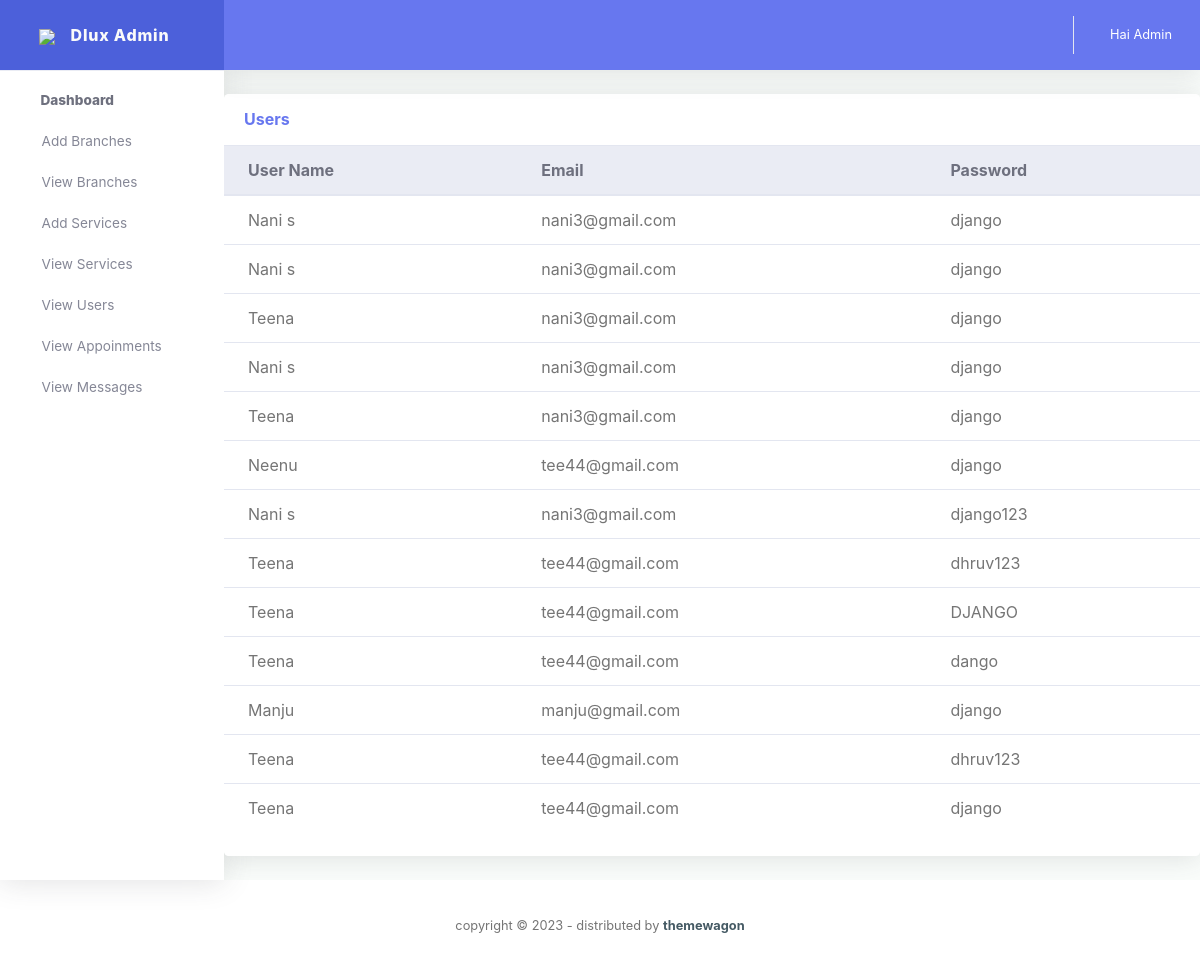
/users/, run on the app's committed database.
### Userapp/models.py (models this page shows)
class Register(models.Model):
    name=models.CharField(max_length=10)
    email=models.EmailField()
    password=models.CharField(max_length=20)

### Adminapp/views.py (the view)
# urls.py: path('users/',views.users,name='users'),
def users(request):
    data=Register.objects.all()
    return render(request,'user.html',{'data':data})

### Adminapp/templates/user.html
{% extends 'adminindex.html' %}
{% block content %}
<div class="row">
    <div class="col-lg-12 mb-4">
      <div class="card">
        <div class="card-header py-3 d-flex flex-row align-items-center justify-content-between">
          <h6 class="m-0 font-weight-bold text-primary">Users</h6>
        </div>
        <div class="table-responsive">
          <table class="table align-items-center table-flush">
            <thead class="thead-light">
              <tr>
                <th>User Name</th>
                <th>Email</th>
                <th>Password</th>
              </tr>
            </thead>
            <tbody>
              {% for i in data %}
              <tr>
                <td>{{i.name}} </td>
                <td>{{i.email}}</td>
                <td>{{i.password}}</td>
    </tr>
    {% endfor %}
            </tbody>
          </table>
        </div>
        <div class="card-footer"></div>
      </div>
    </div>
  </div>
{% endblock %}

### Adminapp/templates/adminindex.html (shortened to what this page needs)
<!DOCTYPE html>
{% load static %}
<html lang="en">
<head>
  <link href="{% static 'vendor/fontawesome-free/css/all.min.css' %}" rel="stylesheet" type="text/css">
  <link href="{% static 'vendor/bootstrap/css/bootstrap.min.css' %}" rel="stylesheet" type="text/css">
  <link href="{% static 'css/ruang-admin.min.css' %}" rel="stylesheet">
</head>
<body id="page-top">
  <div id="wrapper">
    <ul class="navbar-nav sidebar sidebar-light accordion" id="accordionSidebar">
      <a class="sidebar-brand d-flex align-items-center justify-content-center" href="#">
        <div class="sidebar-brand-icon">
          <img src="{% static 'img/dd.png' %}">
        </div>
        <div class="sidebar-brand-text mx-3">Dlux Admin</div>
      </a>
      <hr class="sidebar-divider my-0">
      <li class="nav-item active">
        <a class="nav-link" href="#">
          <i class="fas fa-fw fa-tachometer-alt"></i>
          <span>Dashboard</span></a>
      </li>
      <li class="nav-item">
        <a class="nav-link collapsed" href="#" data-toggle="collapse" data-target="#collapseBootstrap"
          aria-expanded="true" aria-controls="collapseBootstrap">
          <i class="far fa-fw fa-window-maximize"></i>
          <span>Add Branches</span>
        </a>
      </li>
      <li class="nav-item">
        <a class="nav-link collapsed" href="#" data-toggle="collapse" data-target="#collapseForm" aria-expanded="true"
          aria-controls="collapseForm">
          <i class="fab fa-fw fa-wpforms"></i>
          <span>View Branches</span>
        </a>
      </li>
      <li class="nav-item">
        <a class="nav-link collapsed" href="#" data-toggle="collapse" data-target="#collapseTable" aria-expanded="true"
          aria-controls="collapseTable">
          <i class="fas fa-fw fa-table"></i>
          <span>Add Services</span>
        </a>
      </li>
      <li class="nav-item">
        <a class="nav-link collapsed" href="#" data-toggle="collapse" data-target="#collapsePage" aria-expanded="true"
          aria-controls="collapsePage">
          <i class="fas fa-fw fa-columns"></i>
          <span>View Services</span>
        </a>
      </li>
      <li class="nav-item">
        <a class="nav-link collapsed" href="#" data-toggle="collapse" data-target="#collapsePage" aria-expanded="true"
          aria-controls="collapsePage">
          <i class="fas fa-fw fa-columns"></i>
          <span>View Users</span>
        </a>
      </li>
      <li class="nav-item">
        <a class="nav-link collapsed" href="#" data-toggle="collapse" data-target="#collapseForm" aria-expanded="true"
        aria-controls="collapseForm">
        <i class="fab fa-fw fa-wpforms"></i>
          <span>View Appoinments</span>
        </a>
      </li>
      <li class="nav-item">
      <a class="nav-link collapsed" href="#" data-toggle="collapse" data-target="#collapseForm" aria-expanded="true"
      aria-controls="collapseForm">
      <i class="fab fa-fw fa-wpforms"></i>
        <span>View Messages</span>
      </a>
    </ul>
    <div id="content-wrapper" class="d-flex flex-column">
      <div id="content">
        <nav class="navbar navbar-expand navbar-light bg-navbar topbar mb-4 static-top">
          <button id="sidebarToggleTop" class="btn btn-link rounded-circle mr-3">
            <i class="fa fa-bars"></i>
          </button>
          <ul class="navbar-nav ml-auto">
            <li class="nav-item dropdown no-arrow">
              <a class="nav-link dropdown-toggle" href="#" id="searchDropdown" role="button" data-toggle="dropdown"
                aria-haspopup="true" aria-expanded="false">
                <i class="fas fa-search fa-fw"></i>
              </a>
            </li>
            <li class="nav-item dropdown no-arrow mx-1">
              <a class="nav-link dropdown-toggle" href="#" id="alertsDropdown" role="button" data-toggle="dropdown"
                aria-haspopup="true" aria-expanded="false">
                <i class="fas fa-bell fa-fw"></i>
              </a>
              <li class="nav-item dropdown no-arrow mx-1">
                <a class="nav-link dropdown-toggle" href="#" id="messagesDropdown" role="button" data-toggle="dropdown"
                  aria-haspopup="true" aria-expanded="false">
                  <i class="fas fa-envelope fa-fw"></i>
                </a>
              </li>
            <li class="nav-item dropdown no-arrow">
              <a class="nav-link dropdown-toggle" href="#" id="userDropdown" role="button" data-toggle="dropdown"
                aria-haspopup="true" aria-expanded="false">
                <span class="ml-2 d-none d-lg-inline text-white small">Hai Admin</span>
              </a>
            </li>
          </ul>
        </nav>
        {% block content %}{% endblock %}
                </div>
              </div>
            </div>
      <footer class="sticky-footer bg-white">
        <div class="container my-auto py-2">
          <div class="copyright text-center my-auto">
            <span>copyright &copy; <script> document.write(new Date().getFullYear()); </script> - distributed by
              <b><a href="https://themewagon.com/" target="_blank">themewagon</a></b>
            </span>
          </div>
        </div>
      </footer>
</body>
</html>

### data on the page
Register: name "Nani s", email "nani3@gmail.com", password "django"
Register: name "Nani s", email "nani3@gmail.com", password "django"
Register: name "Teena", email "nani3@gmail.com", password "django"
Register: name "Nani s", email "nani3@gmail.com", password "django"
Register: name "Teena", email "nani3@gmail.com", password "django"
Register: name "Neenu", email "tee44@gmail.com", password "django"
Register: name "Nani s", email "nani3@gmail.com", password "django123"
Register: name "Teena", email "tee44@gmail.com", password "dhruv123"
Register: name "Teena", email "tee44@gmail.com", password "DJANGO"
Register: name "Teena", email "tee44@gmail.com", password "dango"
Register: name "Manju", email "manju@gmail.com", password "django"
Register: name "Teena", email "tee44@gmail.com", password "dhruv123"
Register: name "Teena", email "tee44@gmail.com", password "django"
